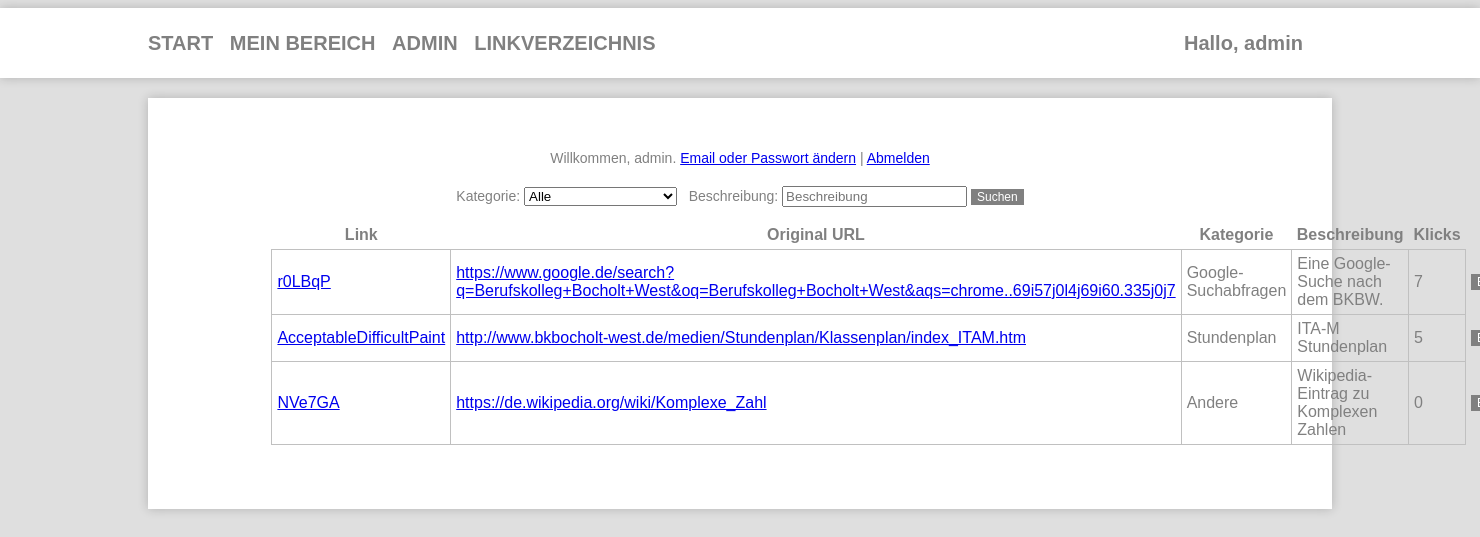
Screenshot of /bereich.php (signed in) with the database file from the repository.
### tables this page shows
CREATE TABLE IF NOT EXISTS `tbl_urls` (
  `URL_ID` int(11) NOT NULL,
  `Benutzer_NR` int(11) NOT NULL,
  `Kategorie_NR` int(11) NOT NULL,
  `URL_short` varchar(60) NOT NULL,
  `URL_original` varchar(2000) NOT NULL,
  `URL_Beschreibung` varchar(300) NOT NULL,
  `URL_Datum` int(11) NOT NULL,
  `URL_Klicks` int(11) NOT NULL DEFAULT '0'
);

CREATE TABLE IF NOT EXISTS `tbl_kategorien` (
  `Kategorie_ID` int(11) NOT NULL,
  `Kategorie_Bezeichnung` varchar(50) NOT NULL
);

### inc/Listen.php (called while the page is built, shortened)
<?php
function getLinksByParam($dbc, $userId = -1, $catNr = 0, $descSearchString = "")
{
	$sqlString = "SELECT * FROM tbl_urls, tbl_kategorien, tbl_benutzer WHERE Kategorie_ID = Kategorie_NR AND (Benutzer_NR = Benutzer_ID)";
	if($userId != -1)
	{
		$sqlString .= " AND Benutzer_NR = :userId";
	}
	$selectLinksQry = $dbc->prepare($sqlString);
	if($userId != -1)
	{
		$selectLinksQry->bindParam(":userId", $userId);
	}
	$selectLinksQry->execute();
	return $selectLinksQry->fetchAll();
}
?>

### bereich.php (the view, shortened to what this page needs)
<?php
	require_once "./inc/dbc.inc.php";
	require_once "./inc/Listen.php";
	if($_SESSION['isAdmin'] && isset($_GET['user']))
	{
		$userId = $_GET['user'];
	}
	else
	{
		$userId = $_SESSION['userId'];
	}
	$catId = (isset($_POST['catId']) ? $_POST['catId'] : 0);
	$searchString = (isset($_POST['Beschreibung']) ? $_POST['Beschreibung'] : "");
?>
<html>
	<head>
		<link rel="stylesheet" href="stylesheet.css">
	</head>
		<body>
			<header>
				<div id = "nav-bar-links">
					<div>
						<a href = "index.php"> <b> START &nbsp </b> </a>
						<a href = "bereich.php"> <b> MEIN BEREICH &nbsp</b> </a>
						<?php
						if(isset($_SESSION['isAdmin']) && $_SESSION['isAdmin'])
						{
							echo '<a href = "admin.php"> <b> ADMIN &nbsp</b> </a>';
							echo '<a href = "admin_suche.php"> <b> LINKVERZEICHNIS &nbsp</b> </a>';
						}
						?>
					</div>
					<div style = "left: 80%;">
					<?php
					if(isset($_SESSION['username']))
					{
						echo '<a href="bereich.php"><b>Hallo, ' . $_SESSION['username'] . '</b></a>';
					}
					else
					{
						echo '<a href = "login.php"><b>ANMELDEN</b></a>';
					}
					?>
					</div>
				</div>
			</header>
			<div id = "inhalt">
				<br>
				<br>
				<div id = "ueberschrift">
				<?php
					echo "Willkommen, " . $_SESSION['username'] . ".";
				?>
				<a href="edit_user.php?id=<?= $_SESSION['userId']; ?>">Email oder Passwort &auml;ndern</a> |
				<a href="login.php?logout">Abmelden</a>
				</div>
				<div id = "inhalt-table">
				<form method="POST">
					Kategorie:
					<select name="catId">
						<option value="0">Alle</option>
					</select>
					&nbsp;
					Beschreibung: <input type="text" name="Beschreibung" placeholder="Beschreibung" value="<?= $searchString; ?>">
					<input type="submit" value="Suchen" name="Suchen" class="btn btn-small">
				</form>
					<table class="demo">
						<thead>
							<tr>
								<th class="noborder">Link</th>
								<th class="noborder">Original URL</th>
								<th class="noborder">Kategorie</th>
								<th class="noborder">Beschreibung</th>
								<th class="noborder">Klicks</th>
								<th class="noborder-small">&nbsp;</th>
							</tr>
						</thead>
						<tbody>
							<?php
								foreach(getLinksByParam($dbc, $userId, $catId, $searchString) as $Link)
								{
									echo "<tr>";
									echo "<td><a href='/?c=". $Link['URL_short'] ."'>" . $Link['URL_short'] . "</a></td>";
									echo "<td><div class='urlDisplay' style=''><a href='". $Link['URL_original'] ."'>" . $Link['URL_original'] . "</div></td>";
									echo "<td>" . $Link['Kategorie_Bezeichnung'] . "</td>";
									echo "<td>" . nl2br(htmlspecialchars($Link['URL_Beschreibung'])) . "</td>";
									echo "<td>" .$Link["URL_Klicks"] . "</td>";
									echo '<td class="noborder"><a href="edit.php?id='.$Link['URL_ID'].'" class="btn btn-small">EDIT</a></td>';
									echo "</tr>";
								}
							?>
					</table>
					<br><br>
					<br><br>
				</div>
			<br>
		</div>
	</body>
</html>

### stylesheet.css (style rules this page uses)
* { -webkit-box-sizing: border-box; -moz-box-sizing: border-box; box-sizing: border-box; }
body { background: #dfdfdf; font-family: Arial; font-size: 14px; color: gray; margin-left: auto; margin-right: auto; }
header { background: #fff; width: 100%; height: 70px; margin-left: auto; margin-right: auto; -webkit-box-shadow: 0 0 10px rgba(0, 0, 0, 0.2); box-shadow: 0 0 10px rgba(0, 0, 0, 0.2); }
#inhalt { margin-top: 20px; background: #fff; width: 80%; margin-left: auto; margin-right: auto; -webkit-box-shadow: 0 0 10px rgba(0, 0, 0, 0.2); box-shadow: 0 0 10px rgba(0, 0, 0, 0.2); text-align: left; }
#inhalt-table { border-collapse: collapse; margin-top: 20px; background: #fff; width: 80%; text-align: center; margin-left: auto; margin-right: auto; }
#ueberschrift { margin-top: 20px; background: #fff; width: 80%; margin-left: auto; margin-right: auto; text-align: center; }
#nav-bar-links { width: 80%; font-size: 20px; margin-left: auto; margin-right: auto; }
#nav-bar-links a { text-decoration: none; color: gray; margin: 0 auto; line-height: 70px; }
#nav-bar-links div { display: inline; position: absolute; }
table { display: inline; }
.noborder { border:0px solid white !important; width: 20%; }
.noborder-small { border:0px solid white !important; width: 10%; }
.demo { border-collapse:collapse; padding:5px; }
.demo th { border:1px solid #C0C0C0; padding:5px; }
.demo td { border:1px solid #C0C0C0; padding:5px; }
.btn { font-family: Arial; color: #ffffff; font-size: 20px; background: gray; text-decoration: none; border : 0; }
.btn-small { font-size: 12px; padding: 1px 6px; }
.urlDisplay { max-height: 100px; overflow: auto; }

### rows the page displays
tbl_urls: URL_short "r0LBqP", URL_original "https://www.google.de/search?q=Berufskolleg+Bocholt+West&oq=Berufskolleg+Bocholt+West&aqs=chrome..69i57j0l4j69i60.335j0j7", tbl_kategorien.Kategorie_Bezeichnung "Google-Suchabfragen", URL_Beschreibung "Eine Google-Suche nach dem BKBW.", URL_Klicks "7"
tbl_urls: URL_short "AcceptableDifficultPaint", URL_original "http://www.bkbocholt-west.de/medien/Stundenplan/Klassenplan/index_ITAM.htm", tbl_kategorien.Kategorie_Bezeichnung "Stundenplan", URL_Beschreibung "ITA-M Stundenplan", URL_Klicks "5"
tbl_urls: URL_short "NVe7GA", URL_original "https://de.wikipedia.org/wiki/Komplexe_Zahl", tbl_kategorien.Kategorie_Bezeichnung "Andere", URL_Beschreibung "Wikipedia-Eintrag zu Komplexen Zahlen", URL_Klicks "0"

### other values shown
$_SESSION['username'] "admin"
